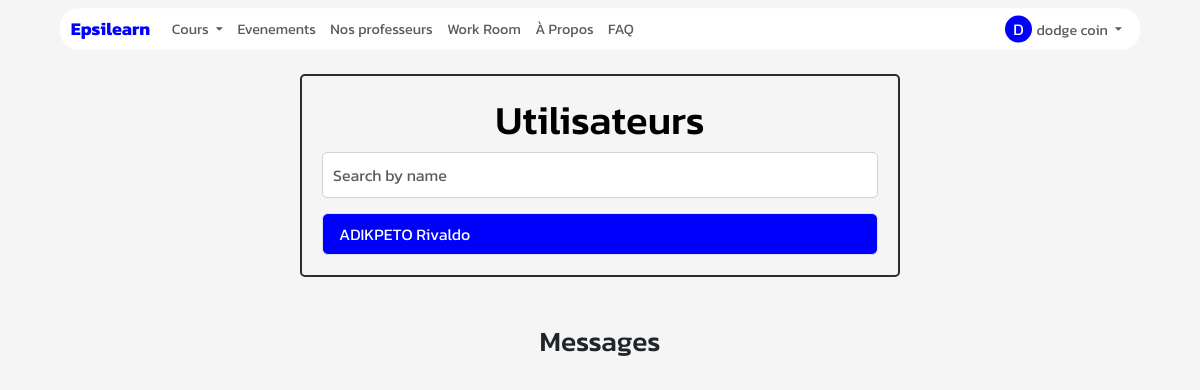
Before: /users (signed in) with the older database file.
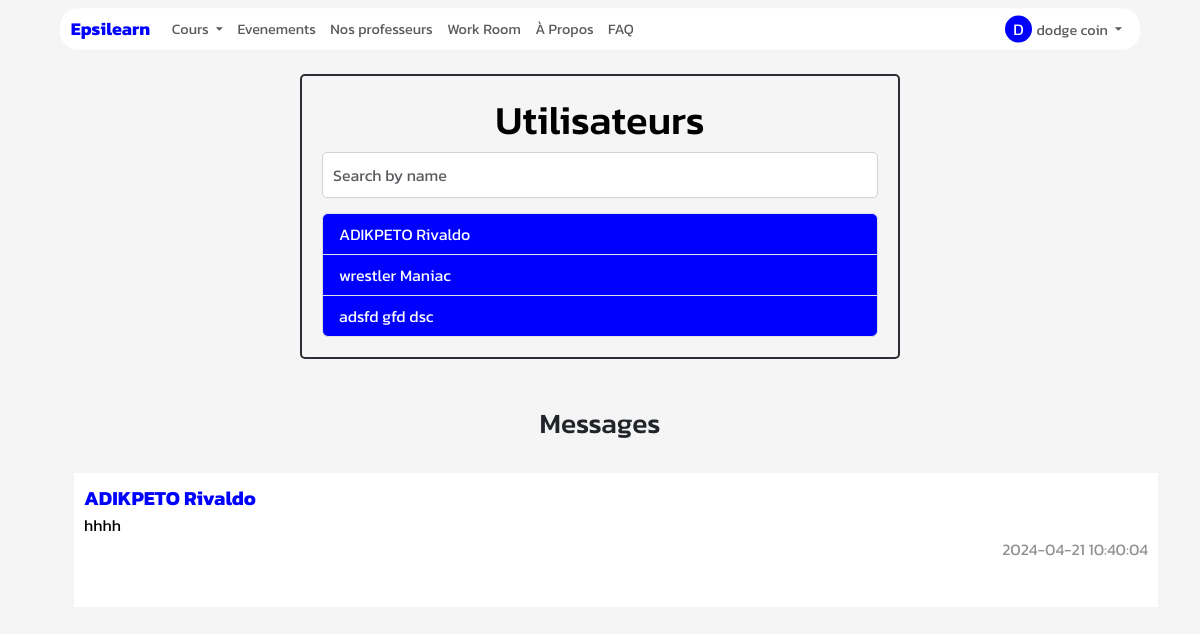
After: the same page with the newer database file.
### App/Models/models.py (models this page shows, shortened)
class User(db.Model):
    id = db.Column(db.Integer, primary_key=True)
    nom = db.Column(db.String(50))
    prenom = db.Column(db.String(50))
    nationalite = db.Column(db.String(50))
    mail = db.Column(db.String(50))
    code = db.Column(db.String(50))
    pseudo=db.Column(db.String(200))
    date_naiss=db.Column(db.DateTime)
    ter = db.Column(db.String(50),default="non")
    age=db.Column(db.Integer)
    confirmer = db.Column(db.String(50),default="non")
    mdp=db.Column(db.String(50))
    photo=db.Column(db.String(50),default="static/Profil/unknown.jpg")
    password_reset_token = db.Column(db.String(100))
    password_reset_expiration = db.Column(db.DateTime)
    role=db.Column(db.String(200))
    etudiant= db.relationship('Etudiant', backref='acces_etudiant', foreign_keys='Etudiant.id_user_e')
    prof= db.relationship('Prof', backref='acces_prof', foreign_keys='Prof.id_user_p')
    autre= db.relationship('Autre', backref='acces_autre', foreign_keys='Autre.id_user_a')

class Message(db.Model):
    id = db.Column(db.Integer, primary_key=True)
    contenu = db.Column(db.Text)
    date_envoi = db.Column(db.DateTime, default=datetime.utcnow)
    expediteur_id = db.Column(db.Integer, db.ForeignKey('user.id'))
    expediteur = db.relationship('User', backref='messages_envoyes', foreign_keys=[expediteur_id])
    destinataire_id = db.Column(db.Integer, db.ForeignKey('user.id'))
    destinataire = db.relationship('User', backref='messages_recus', foreign_keys=[destinataire_id])

### App/Main/routes_contact.py (the view)
@MainBp.route('/users')
@student_prof_login_required
def users():
    try:
        user_id = session.get('userid')
        if session.get('role')=="etudiant":
            users= User.query.join(Prof).filter(User.id != user_id).all()
        elif session.get('role')=="professeur":
            users= User.query.join(Etudiant).filter(User.id != user_id).all()
        else:
            raise PermissionError("Vous n'avez pas les permissions nécessaires pour accéder à cette page.")
        interactions = (
            db.session.query(User)
            .join(Message, (Message.expediteur_id == User.id) | (Message.destinataire_id == User.id))
            .filter((Message.expediteur_id == user_id) | (Message.destinataire_id == user_id))
            .distinct()
        )
        dernier_messages = {}
        for autre_utilisateur in interactions:
            dernier_message = (
                Message.query.filter(
                    ((Message.expediteur_id == user_id) & (Message.destinataire_id == autre_utilisateur.id)) |
                    ((Message.expediteur_id == autre_utilisateur.id) & (Message.destinataire_id == user_id))
                )
                .order_by(Message.date_envoi.desc())
                .first()
            )
            dernier_messages[autre_utilisateur] = dernier_message
    except PermissionError as e:
        return redirect(url_for('acces_interdit'))
    except:
        users=[]
        interactions=[]
        dernier_messages={}
    return render_template('users.html', users=users,user=user,dernier_messages=dernier_messages)

### App/Controllers/fonction.py (called while the page is built)
def get_current_user():
    _current_user=None
    if session.get("userid"):
        user=User.query.get(session.get("userid"))
        if user:
            _current_user=user
    return _current_user

def nombre_np():
    if session.get('role') in ["etudiant","professeur"]:
        np,_=notif(session.get("role"))
        nombre= np_nombre(us=np)
    else:
        nombre= np_nombre(us=0)
    return nombre

def nombre_nd():
    if session.get('role') in ["etudiant","professeur"]:
        _,nd=notif(session.get("role"))
        nombre= nd_nombre(us=nd)
    else:
        nd=0
        nombre= nd_nombre(us=nd)
    return nombre

### App/Decorators/__init__.py (called while the page is built)
def student_prof_login_required(f):
    @wraps(f)
    def _student_prof_login_required(*args,**kwargs):
        if "role" in session and session.get('role') in ["professeur", "etudiant"]:
            return f(*args,**kwargs)
        else:
            session['next_url'] = request.url
            print(request.url)
            return redirect(url_for('Main.connexion'))
    return _student_prof_login_required

### App/Main/routes_home.py (called while the page is built)
@MainBp.app_context_processor
def inject_param():
    return dict(current_user=current_user,np=np,nd=nd,n_stud=n_stud,user_type=session.get("role"))

### App/Main/templates/users.html (shortened to what this page needs)
{% extends "base.html" %}
{% block content %}
    <div style="height: 10px;"></div>
    <div class="container style mt-4">
        <h1 style="color: rgb(0, 0, 0);">Utilisateurs</h1>
        <div class="form-group">
            <input type="text" class="form-control" id="search" placeholder="Search by name">
        </div>
        <ul id="user-list-panel" class="list-group">
            {% for us in users %}
                <li class="list-group-item" style="background-color: blue;color: white;">
                    <a href="{{ url_for('Main.conversation', user_id=us.id) }}" style="text-decoration: none;color: white;">{{ us.nom }} {{ us.prenom }}</a>
                </li>
            {% endfor %}
        </ul>
    </div>
    <br>
    <br>
    <div class="container">
        <h3 style="text-align: center;">Messages</h3>
        <br>
        <ul>
            {% for autre_utilisateur, dernier_message in dernier_messages.items() %}
            <li class="msglist" style="padding: 10px;padding-bottom: 30px;" onclick="window.location.href='{{ url_for('Main.conversation', user_id=autre_utilisateur.id) }}';">
                {% if dernier_message %}
                <span style="font-weight: bold;color: blue;font-size: 20px;">{{ autre_utilisateur.nom }} {{ autre_utilisateur.prenom }}</span>
                <br>
                <span style="color: rgb(0, 0, 0);">{{ dernier_message.contenu }}</span>
                <br>
                 <span style="float: right;opacity: 0.5;margin-bottom: 10px;">{{ dernier_message.date_envoi.strftime('%Y-%m-%d %H:%M:%S') }}</span>
                {% endif %}
            </li>
            {% endfor %}
        </ul>
    </div>
{% endblock %}

### App/Main/templates/base.html (shortened to what the changed rows need)
<!DOCTYPE html>
<html>
<head>
    <link href="https://cdn.jsdelivr.net/npm/bootstrap@5.3.0/dist/css/bootstrap.min.css" rel="stylesheet">
    <link
    rel="stylesheet"
    href="https://pro.fontawesome.com/releases/v5.10.0/css/all.css"
  />
  <link rel="stylesheet" href="https://cdnjs.cloudflare.com/ajax/libs/animate.css/4.1.1/animate.min.css">
</head>
<body style="font-family: 'Kanit';">
 <div class="page-content hidden">
    {% block nav %}
    <nav class="navbar navbar-expand-lg navbar-light bg-transparent " style="display: flex;justify-content: center; height: 40px;scale: 0.9;z-index: 9999999999999999999999;" >
        <div class="container-fluid text-center" style="background-color: rgb(255, 255, 255);border-radius: 20px;z-index: 9;opacity: 1;margin-top: 20px;padding: 0 12px;">
            <div class="collapse navbar-collapse" id="navbarNav">
                <ul class="navbar-nav ms-auto">
                    {% if current_user %}
                    <li class="nav-item dropdown">
                        <a class="nav-link dropdown-toggle" href="#" id="navbarDropdownMenuLink2" role="button" data-bs-toggle="dropdown" aria-expanded="false">
                            <span class="user-initials">{{ current_user.nom|first }}</span>{{ current_user.nom }} {{ current_user.prenom }}
                        </a>
                    </li>
                    {% endif %}
                </ul>
            </div>
        </div>
    </nav>
    {% endblock %}
    <div  style="font-family:'Kanit';overflow-x:hidden;overflow-y: hidden;">
        {% block content %}
        {% endblock %}
    </div>
</div>
</body>
</html>

Changed rows visible on the page:
now on one of the page's lists (row unchanged): User: nom "ADIKPETO", prenom "Rivaldo", contenu "hhhh", date_envoi "2024-04-21 10:40:04"
added User: nom "wrestler", prenom "Maniac", shown under "Utilisateurs"
added User: nom "adsfd gfd", prenom "dsc", shown under "Utilisateurs"
